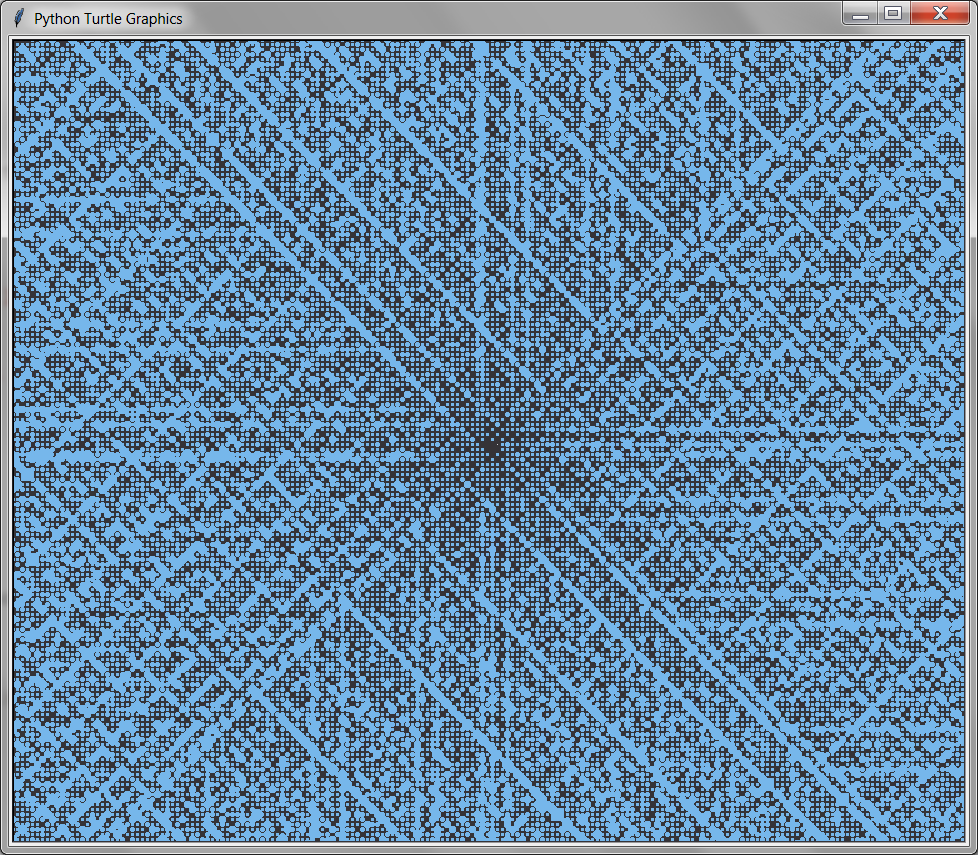

Recreate this plot in Python.
from turtle import *
import math

tracer(1000, 0)

SPACING = 5

bgcolor('#353337')
pencolor('#CCCCCC')

def amount_of_divisors(number):
    total = 0
    for i in range(2, int(math.sqrt(number)) + 1):
        if number % i == 0:
            total += 1
    return total

penup() # (!) Try commenting this line out.
forward(SPACING) # 1 is not prime, so skip
left(90)
dot(2) # 2 is prime, so make a dot
forward(SPACING)
left(90)

current_number = 3
length = 3
while current_number < 40000:
    for i in range(2):
        for j in range(length):
            divs = amount_of_divisors(current_number)
            current_number += 1

            if divs > 0:
                dot((int(math.sqrt(divs)) + 1) * 2, '#76b7eb')
            #else:
            #    dot(4, '#ffa25e')
            forward(SPACING)
        left(90)
    length += 1

update()
exitonclick()
